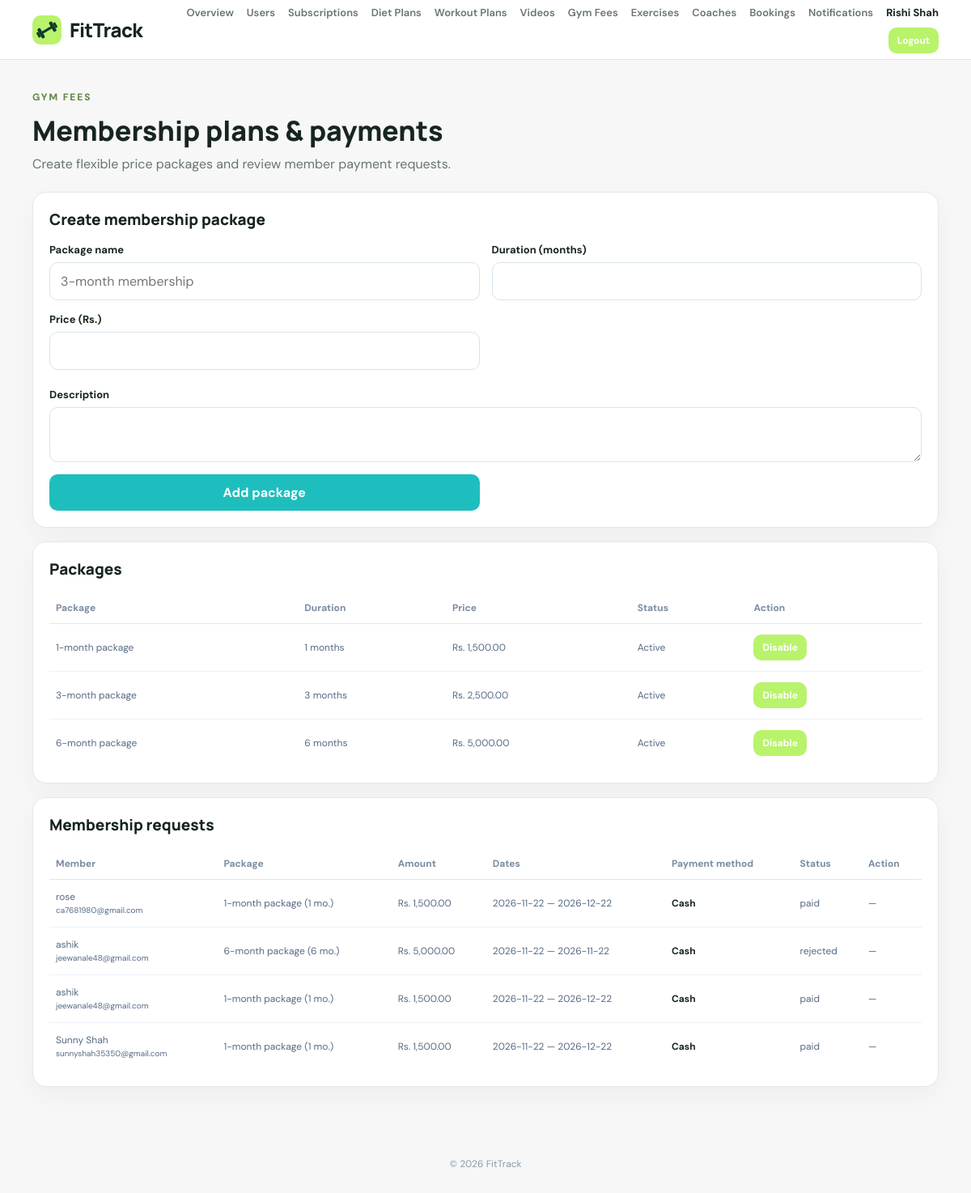
/admin/gym-memberships.php (signed in), run on the app's committed database.
### tables this page shows
CREATE TABLE `gym_membership_plans` (
  `id` int(11) NOT NULL,
  `name` varchar(100) NOT NULL,
  `duration_months` int(11) NOT NULL,
  `price` decimal(10,2) NOT NULL,
  `description` text DEFAULT NULL,
  `status` enum('active','inactive') DEFAULT 'active',
  `created_at` timestamp NOT NULL DEFAULT current_timestamp(),
  `is_active` tinyint(1) NOT NULL DEFAULT 1
);

CREATE TABLE `gym_memberships` (
  `id` bigint(20) UNSIGNED NOT NULL,
  `user_id` bigint(20) UNSIGNED NOT NULL,
  `plan_id` int(11) NOT NULL,
  `start_date` date NOT NULL,
  `end_date` date NOT NULL,
  `amount` decimal(10,2) NOT NULL,
  `payment_status` enum('pending','paid','rejected') NOT NULL DEFAULT 'pending',
  `status` enum('pending','active','expired','rejected') NOT NULL DEFAULT 'pending',
  `payment_method` enum('cash','qr') NOT NULL DEFAULT 'cash',
  `payment_reference` varchar(120) DEFAULT NULL,
  `payment_proof` varchar(255) DEFAULT NULL,
  `created_at` timestamp NOT NULL DEFAULT current_timestamp()
);

CREATE TABLE `users` (
  `id` bigint(20) UNSIGNED NOT NULL,
  `name` varchar(100) NOT NULL,
  `email` varchar(190) NOT NULL,
  `password_hash` varchar(255) NOT NULL,
  `role` enum('user','admin') NOT NULL DEFAULT 'user',
  `age` tinyint(3) UNSIGNED DEFAULT NULL,
  `gender` enum('male','female','other','prefer_not_to_say') DEFAULT NULL,
  `height_cm` decimal(5,2) DEFAULT NULL,
  `weight_kg` decimal(6,2) DEFAULT NULL,
  `fitness_level` enum('beginner','intermediate','advanced','expert') NOT NULL DEFAULT 'beginner',
  `fitness_goal` varchar(40) DEFAULT 'general_fitness',
  `dietary_preference` varchar(40) DEFAULT 'no_preference',
  `food_allergies` varchar(500) DEFAULT NULL,
  `available_days` text DEFAULT NULL,
  `subscription_plan` enum('monthly','quarterly','yearly') DEFAULT NULL,
  `subscription_status` enum('normal','pending','active','expired') NOT NULL DEFAULT 'normal',
  `subscription_expires_at` date DEFAULT NULL,
  `created_at` timestamp NOT NULL DEFAULT current_timestamp(),
  `updated_at` timestamp NOT NULL DEFAULT current_timestamp() ON UPDATE current_timestamp()
);

### includes/payments.php (called while the page is built, shortened)
<?php
function fittrackPaymentMethodLabel(?string $method): string
{
    return match ($method) {
        'cash' => 'Cash',
        'qr' => 'QR payment',
        default => '—',
    };
}
    ?>

### admin/gym-memberships.php (the view, shortened to what this page needs)
<?php
require_once __DIR__ . '/../includes/auth.php';
require_once __DIR__ . '/../includes/payments.php';
$plans = $pdo->query(
    'SELECT *
     FROM gym_membership_plans
     ORDER BY duration_months, price'
)->fetchAll();
$members = $pdo->query(
    'SELECT
        m.*,
        u.name AS user_name,
        u.email,
        p.name AS plan_name,
        p.duration_months
     FROM gym_memberships m
     JOIN users u ON u.id = m.user_id
     JOIN gym_membership_plans p ON p.id = m.plan_id
     ORDER BY m.created_at DESC'
)->fetchAll();
require __DIR__ . '/../includes/header.php';
?>
<section class="page-heading">
    <div>
        <p class="eyebrow">GYM FEES</p>
        <h1>Membership plans & payments</h1>
        <p>
            Create flexible price packages and review member payment requests.
        </p>
    </div>
</section>
<section class="panel">
    <h2>Create membership package</h2>
    <form method="post" class="form-grid">
        <div>
            <label>Package name</label>
            <input
                name="name"
                required
                maxlength="100"
                placeholder="3-month membership"
            >
        </div>
        <div>
            <label>Duration (months)</label>
            <input
                type="number"
                name="duration_months"
                min="1"
                max="60"
                required
            >
        </div>
        <div>
            <label>Price (Rs.)</label>
            <input
                type="number"
                name="price"
                min="0"
                step="0.01"
                required
            >
        </div>
        <div class="full">
            <label>Description</label>
            <textarea
                name="description"
                maxlength="500"
            ></textarea>
        </div>
        <div>
            <button class="button" type="submit">
                Add package
            </button>
        </div>
    </form>
</section>
<section class="panel">
    <h2>Packages</h2>
    <?php if (!$plans): ?>
        <p>
            Add your first membership package.
        </p>
    <?php else: ?>
        <div class="table-wrap">
            <table>
                <thead>
                    <tr>
                        <th>Package</th>
                        <th>Duration</th>
                        <th>Price</th>
                        <th>Status</th>
                        <th>Action</th>
                    </tr>
                </thead>
                <tbody>
                    <?php foreach ($plans as $p): ?>
                        <tr>
                            <td>
                                <?= e($p['name']) ?>
                            </td>
                            <td>
                                <?= $p['duration_months'] ?> months
                            </td>
                            <td>
                                Rs.
                                <?= number_format(
                                    (float) $p['price'],
                                    2
                                ) ?>
                            </td>
                            <td>
                                <?= $p['is_active'] ? 'Active' : 'Disabled' ?>
                            </td>
                            <td>
                                <form method="post">
                                    <button
                                        class="btn btn-small"
                                        type="submit"
                                    >
                                        <?= $p['is_active']
                                            ? 'Disable'
                                            : 'Enable' ?>
                                    </button>
                                </form>
                            </td>
                        </tr>
                    <?php endforeach; ?>
                </tbody>
            </table>
        </div>
    <?php endif; ?>
</section>
<section class="panel">
    <h2>Membership requests</h2>
    <?php if (!$members): ?>
        <p>
            No membership requests yet.
        </p>
    <?php else: ?>
        <div class="table-wrap">
            <table>
                <thead>
                    <tr>
                        <th>Member</th>
                        <th>Package</th>
                        <th>Amount</th>
                        <th>Dates</th>
                        <th>Payment method</th>
                        <th>Status</th>
                        <th>Action</th>
                    </tr>
                </thead>
                <tbody>
                    <?php foreach ($members as $m): ?>
                        <tr>
                            <td>
                                <?= e($m['user_name']) ?>
                                <br>
                                <small>
                                    <?= e($m['email']) ?>
                                </small>
                            </td>
                            <td>
                                <?= e($m['plan_name']) ?>
                                (<?= $m['duration_months'] ?> mo.)
                            </td>
                            <td>
                                Rs.
                                <?= number_format(
                                    (float) $m['amount'],
                                    2
                                ) ?>
                            </td>
                            <td>
                                <?= e($m['start_date']) ?>
                                —
                                <?= e($m['end_date']) ?>
                            </td>
                            <td>
                                <strong><?= e(fittrackPaymentMethodLabel($m['payment_method'] ?? null)) ?></strong>
                            </td>
                            <td>
                                <?= e($m['payment_status']) ?>
                            </td>
                            <td>
                                <?php if ($m['payment_status'] === 'pending'): ?>
                                    <form
                                        method="post"
                                        class="inline-form"
                                    >
                                        <input
                                            type="hidden"
                                            name="csrf_token"
                                            value="<?= e(csrfToken()) ?>"
                                        >
                                        <input
                                            type="hidden"
                                            name="action"
                                            value="membership"
                                        >
                                        <input
                                            type="hidden"
                                            name="id"
                                            value="<?= $m['id'] ?>"
                                        >
                                        <button
                                            class="btn btn-small"
                                            name="status"
                                            value="paid"
                                        >
                                            Confirm paid
                                        </button>
                                        <button
                                            class="btn btn-small"
                                            name="status"
                                            value="rejected"
                                        >
                                            Reject
                                        </button>
                                    </form>
                                <?php else: ?>
                                    —
                                <?php endif; ?>
                            </td>
                        </tr>
                    <?php endforeach; ?>
                </tbody>
            </table>
        </div>
    <?php endif; ?>
</section>
<?php require __DIR__ . '/../includes/footer.php'; ?>

### assets/css/style.css (style rules this page uses)
:root { --green: #12c115; --green-dark: #8f0b13; --ink: #171717; --muted: #737373; --line: #e5e5e5; --bg: #f7f7f7; --white: #fff; --red: #b42318; --shadow: 0 12px 32px #1717170a; }
* { box-sizing: border-box; }
body { margin: 0; background: var(--bg); color: var(--ink); font-family: 'DM Sans', Arial, sans-serif; }
button, input, select, textarea { font: inherit; }
.button { display: inline-flex; justify-content: center; align-items: center; gap: 8px; border: 0; border-radius: 10px; background: rgb(31, 190, 190); color: white; padding: 12px 17px; font-weight: 700; cursor: pointer; }
.eyebrow { font-size: 12px; letter-spacing: 1.5px; font-weight: 800; text-transform: uppercase; color: var(--green); margin: 0 0 13px; }
.role-card, .panel, .auth-card, .stat { background: #fff; border: 1px solid var(--line); border-radius: 17px; box-shadow: var(--shadow); }
.full { width: 100%; margin-top: 7px; }
.panel { padding: 20px; margin-bottom: 17px; min-width: 0; }
.table-wrap { overflow-x: auto; }
table { width: 100%; border-collapse: collapse; font-size: 12px; min-width: 420px; }
th { text-align: left; color: #7a8ca1; padding: 11px 8px; border-bottom: 1px solid var(--line); }
td { padding: 13px 8px; border-bottom: 1px solid #edf1f6; color: #566b84; }
td strong { color: var(--ink); }
tbody tr:last-child td { border-bottom: 0; }
.btn { display: inline-flex; justify-content: center; align-items: center; gap: 8px; border: 0; border-radius: 10px; background: var(--green); color: #fff; padding: 11px 16px; font-weight: 700; cursor: pointer; }
.btn-small { padding: 8px 11px; font-size: 12px; }
.page-heading { display: flex; align-items: center; justify-content: space-between; gap: 16px; margin: 0 0 22px; }
.page-heading h1 { font: 800 clamp(25px, 3vw, 34px)/1.2 Manrope, sans-serif; margin: 0 0 8px; }
.page-heading p:not(.eyebrow) { color: var(--muted); margin: 0; line-height: 1.6; }
.panel h2 { font: 800 19px Manrope, sans-serif; margin: 0 0 16px; }
.form-grid { display: grid; grid-template-columns: repeat(2, minmax(0, 1fr)); gap: 15px; align-items: end; }
.form-grid>div { min-width: 0; display: grid; gap: 7px; }
.form-grid .full { grid-column: 1/-1; }
.form-grid label { font-size: 13px; font-weight: 700; }
.form-grid input, .form-grid select, .form-grid textarea { width: 100%; min-width: 0; padding: 12px 13px; border: 1px solid #d9e3ed; border-radius: 10px; background: #fff; outline: none; }
:root { --green: #c1121f; --green-dark: #8f0b13; --ink: #171717; --muted: #737373; --line: #e5e5e5; --bg: #f7f7f7; }
:root { --ft-green:#166534; --ft-green-dark:#123b2b; --ft-green-soft:#e7f5ec; --ft-border:#d7e8dc; }
body { --primary:var(--ft-green); }

### assets/css/style2.css (style rules this page uses)
:root { --ink:#17251f;--muted:#68766f;--green:#b9f36b;--deep:#12241d;--paper:#f6f8f4;--line:#e2e9e1 }
.eyebrow { font-size:12px;letter-spacing:.16em;font-weight:800;color:#628746 }
:root { --ft-green:#166534; --ft-green-dark:#123b2b; --ft-green-soft:#e7f5ec; --ft-border:#d7e8dc; }
body { --primary:var(--ft-green); }

### data on the page
gym_membership_plans: name "1-month package", duration_months "1", price "1,500.00", is_active "Active"
gym_membership_plans: name "3-month package", duration_months "3", price "2,500.00", is_active "Active"
gym_membership_plans: name "6-month package", duration_months "6", price "5,000.00", is_active "Active"
gym_memberships: user.name "rose", user.email "ca7681980@gmail.com", plan.name "1-month package", plan.duration_months "1", amount "1,500.00", start_date "2026-11-22", end_date "2026-12-22", payment_method "Cash", payment_status "paid"
gym_memberships: user.name "ashik", user.email "jeewanale48@gmail.com", plan.name "6-month package", plan.duration_months "6", amount "5,000.00", start_date "2026-11-22", end_date "2026-11-22", payment_method "Cash", payment_status "rejected"
gym_memberships: user.name "ashik", user.email "jeewanale48@gmail.com", plan.name "1-month package", plan.duration_months "1", amount "1,500.00", start_date "2026-11-22", end_date "2026-12-22", payment_method "Cash", payment_status "paid"
gym_memberships: user.name "Sunny Shah", user.email "sunnyshah35350@gmail.com", plan.name "1-month package", plan.duration_months "1", amount "1,500.00", start_date "2026-11-22", end_date "2026-12-22", payment_method "Cash", payment_status "paid"

### other printed values
escapeHtml($_SESSION['user_name'] ?? 'Admin') "Rishi Shah"
